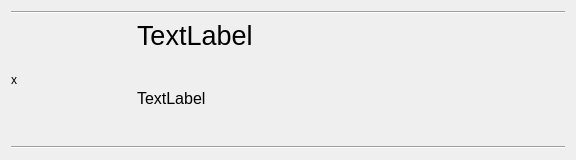
<?xml version="1.0" encoding="UTF-8"?>
<ui version="4.0">
 <class>ShopPreviewForm</class>
 <widget class="QWidget" name="ShopPreviewForm">
  <property name="geometry">
   <rect>
    <x>0</x>
    <y>0</y>
    <width>576</width>
    <height>158</height>
   </rect>
  </property>
  <property name="sizePolicy">
   <sizepolicy hsizetype="Preferred" vsizetype="Fixed">
    <horstretch>0</horstretch>
    <verstretch>0</verstretch>
   </sizepolicy>
  </property>
  <property name="windowTitle">
   <string>Form</string>
  </property>
  <layout class="QVBoxLayout" name="verticalLayout_2">
   <item>
    <widget class="Line" name="line">
     <property name="orientation">
      <enum>Qt::Horizontal</enum>
     </property>
    </widget>
   </item>
   <item>
    <layout class="QHBoxLayout" name="horizontalLayout">
     <item>
      <widget class="QLabel" name="labelIcon">
       <property name="sizePolicy">
        <sizepolicy hsizetype="Fixed" vsizetype="Fixed">
         <horstretch>0</horstretch>
         <verstretch>0</verstretch>
        </sizepolicy>
       </property>
       <property name="minimumSize">
        <size>
         <width>120</width>
         <height>120</height>
        </size>
       </property>
       <property name="text">
        <string>x</string>
       </property>
      </widget>
     </item>
     <item>
      <layout class="QVBoxLayout" name="verticalLayout">
       <item>
        <widget class="QLabel" name="labelName">
         <property name="sizePolicy">
          <sizepolicy hsizetype="Minimum" vsizetype="Fixed">
           <horstretch>0</horstretch>
           <verstretch>0</verstretch>
          </sizepolicy>
         </property>
         <property name="font">
          <font>
           <pointsize>20</pointsize>
          </font>
         </property>
         <property name="text">
          <string>TextLabel</string>
         </property>
        </widget>
       </item>
       <item>
        <widget class="QLabel" name="labelDescription">
         <property name="sizePolicy">
          <sizepolicy hsizetype="Minimum" vsizetype="Expanding">
           <horstretch>0</horstretch>
           <verstretch>0</verstretch>
          </sizepolicy>
         </property>
         <property name="font">
          <font>
           <pointsize>12</pointsize>
          </font>
         </property>
         <property name="text">
          <string>TextLabel</string>
         </property>
        </widget>
       </item>
      </layout>
     </item>
    </layout>
   </item>
   <item>
    <widget class="Line" name="line_2">
     <property name="orientation">
      <enum>Qt::Horizontal</enum>
     </property>
    </widget>
   </item>
  </layout>
 </widget>
 <resources/>
 <connections/>
</ui>
